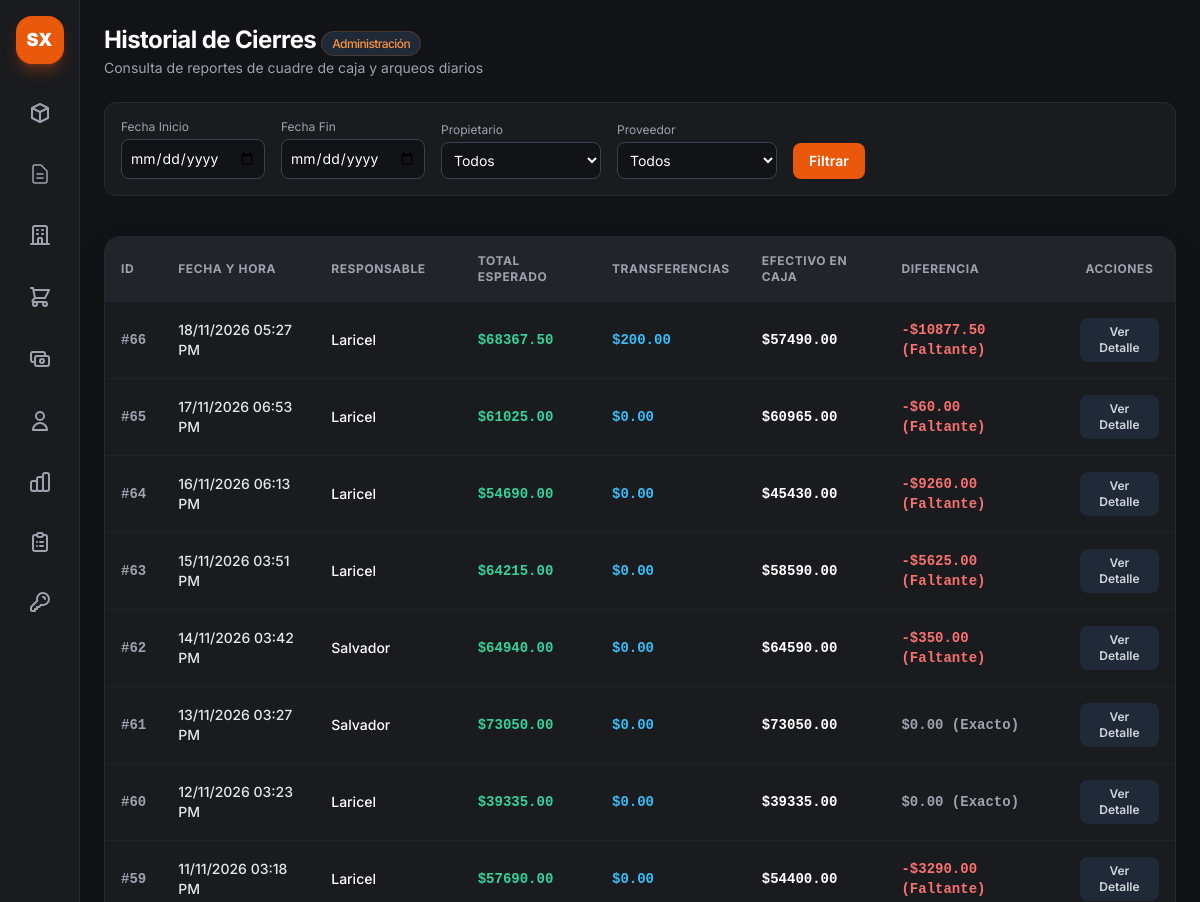
The app's page /admin/cierres (signed in, upper part), older data.
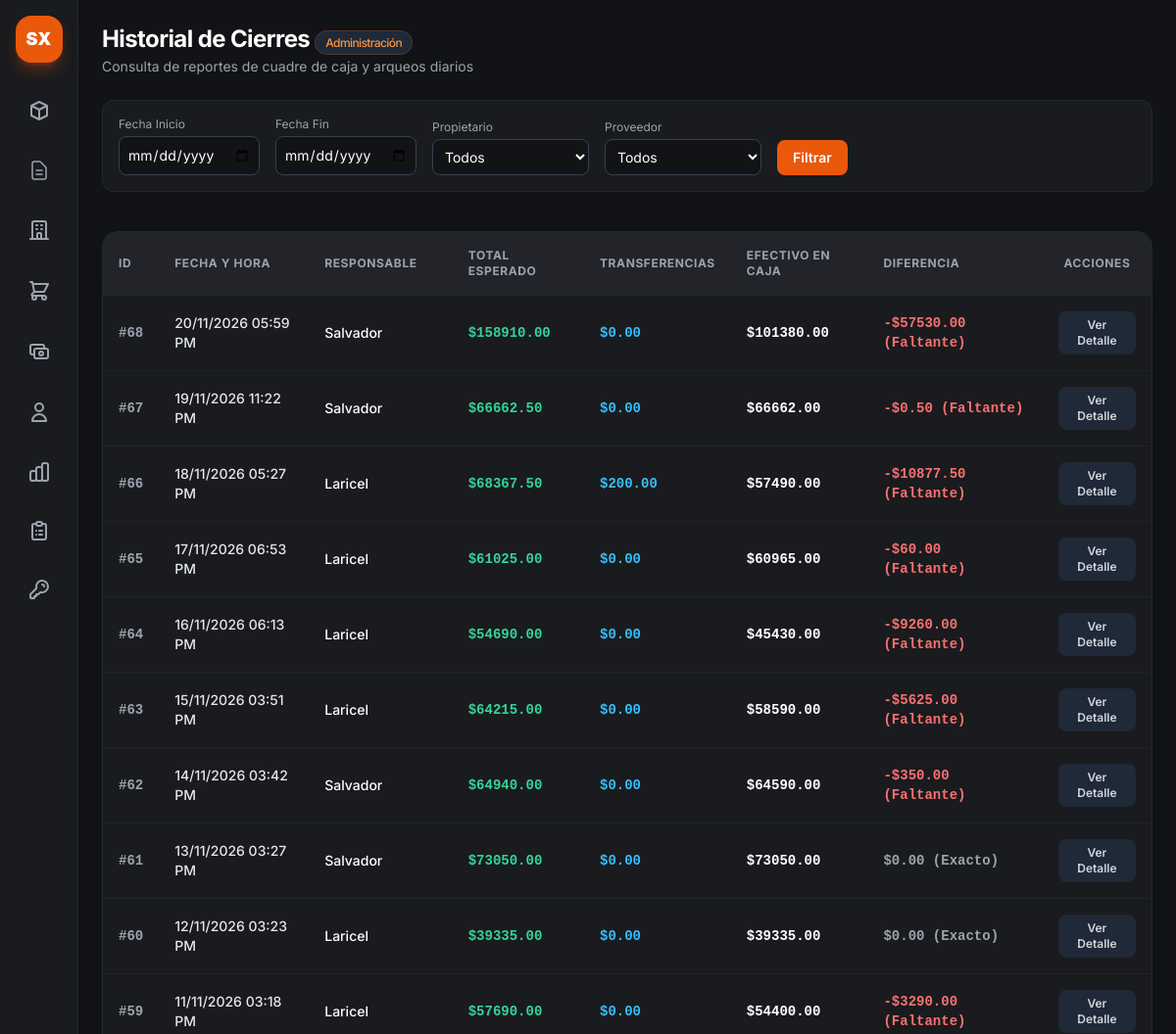
The same page, newer data.
### app.py (models this page shows)
class CierreDia(db.Model):
    __tablename__ = 'cierres_dia'
    id = db.Column(db.Integer, primary_key=True)
    fecha = db.Column(db.DateTime, default=datetime.utcnow)
    usuario_id = db.Column(db.Integer, db.ForeignKey('usuarios.id'), nullable=True)
    usuario_nombre = db.Column(db.String(100), nullable=False)
    total_esperado = db.Column(db.Float, default=0.0)
    efectivo_caja = db.Column(db.Float, default=0.0)
    total_transferencias = db.Column(db.Float, default=0.0)
    total_deudas = db.Column(db.Float, default=0.0)
    diferencia = db.Column(db.Float, default=0.0)
    observaciones = db.Column(db.Text, nullable=True)  # <-- NUEVO CAMPO
    detalles = db.relationship('DetalleCierre', backref='cierre', lazy=True)
    deudas = db.relationship('DeudaCierre', backref='cierre', lazy=True)
    usuario = db.relationship('Usuario', backref='cierres_dia')

### app.py (the view, shortened to what this page needs)
@app.route('/admin/cierres')
def vista_reporte_cierres():
  if 'user' not in session or session.get('rol') != 'admin':
    return redirect(url_for('login'))
  fecha_inicio_str = request.args.get('fecha_inicio')
  fecha_fin_str = request.args.get('fecha_fin')
  propietario_id = request.args.get('propietario_id')
  proveedor_id = request.args.get('proveedor_id')
  query = CierreDia.query
  cierres = query.distinct().order_by(CierreDia.fecha.desc()).all()
  resumen = {
      'total_esperado': 0,
      'total_transferencias': 0,
      'efectivo_caja': 0,
      'total_deudas': 0,
      'diferencia': 0,
      'subtotal_filtrado': 0,
      'costo_filtrado': 0,
      'ganancia_filtrada': 0,
      'productos': {},
  }
  for c in cierres:
    resumen['total_esperado'] += c.total_esperado
    resumen['total_transferencias'] += c.total_transferencias
    resumen['efectivo_caja'] += c.efectivo_caja
    resumen['total_deudas'] += c.total_deudas
    resumen['diferencia'] += c.diferencia
    for d in c.detalles:
      d_prop_id = getattr(d, 'propietario_id', None) or (
          d.producto.propietario_id if d.producto else None
      )
      d_prov_id = getattr(d, 'proveedor_id', None) or (
          d.producto.proveedor_id if d.producto else None
      )
      if propietario_id and str(d_prop_id) != str(propietario_id):
        continue
      if proveedor_id and str(d_prov_id) != str(proveedor_id):
        continue
      precio_costo_unitario = (
          d.precio_costo
          if (hasattr(d, 'precio_costo') and d.precio_costo and d.precio_costo > 0)
          else (d.producto.precio_costo if d.producto else 0.0)
      )
      precio_venta_unitario = (
          d.precio_venta
          if (hasattr(d, 'precio_venta') and d.precio_venta is not None)
          else (d.producto.precio_venta if d.producto else 0.0)
      )
      costo_total_item = d.vendidos * precio_costo_unitario
      ganancia_item = d.subtotal - costo_total_item
      nombre = d.nombre_producto
      if nombre not in resumen['productos']:
        resumen['productos'][nombre] = {
            'vendidos': 0,
            'subtotal': 0.0,
            'costo': 0.0,
            'ganancia': 0.0,
            'precio_costo': precio_costo_unitario,
            'precio_venta': precio_venta_unitario,
        }
      resumen['productos'][nombre]['vendidos'] += d.vendidos
      resumen['productos'][nombre]['subtotal'] += d.subtotal
      resumen['productos'][nombre]['costo'] += costo_total_item
      resumen['productos'][nombre]['ganancia'] += ganancia_item
      if resumen['productos'][nombre]['vendidos'] > 0:
        resumen['productos'][nombre]['precio_venta'] = (
            resumen['productos'][nombre]['subtotal']
            / resumen['productos'][nombre]['vendidos']
        )
      resumen['subtotal_filtrado'] += d.subtotal
      resumen['costo_filtrado'] += costo_total_item
      resumen['ganancia_filtrada'] += ganancia_item
  propietarios_list = Propietario.query.all()
  proveedores_list = Proveedor.query.all()
  proveedor_seleccionado = None
  whatsapp_url = ''
  return render_template(
      'admin_cierres.html',
      cierres=cierres,
      resumen=resumen,
      fecha_inicio=fecha_inicio_str,
      fecha_fin=fecha_fin_str,
      propietario_id=propietario_id,
      proveedor_id=proveedor_id,
      propietarios=propietarios_list,
      proveedores=proveedores_list,
      whatsapp_url=whatsapp_url,
  )

### app.py (called while the page is built)
@app.context_processor
def inject_today():
    return {'hoy': date.today()}

### templates/admin_cierres.html (shortened to what this page needs)
{% extends "base.html" %}
{% block content %}
<main class="flex-1 flex flex-col min-w-0 overflow-y-auto">
    <header class="p-6 pb-2 flex flex-col sm:flex-row sm:items-center justify-between gap-4">
        <div>
            <h1 class="text-2xl font-bold text-white tracking-tight">Historial de Cierres <span
                    class="text-xs font-medium px-2.5 py-1 rounded-full bg-gray-800 text-orange-400 border border-orange-500/20">Administración</span></h1>
            <p class="text-sm text-gray-400 mt-0.5">Consulta de reportes de cuadre de caja y arqueos diarios</p>
        </div>
    </header>
<section class="px-6 py-4">
    <form method="GET" action="{{ url_for('vista_reporte_cierres') }}" class="flex flex-wrap gap-4 items-end bg-[#1a1b1e] p-4 rounded-xl border border-gray-800">
        <div class="flex flex-col">
            <label class="text-xs text-gray-400 mb-1">Fecha Inicio</label>
            <input type="date" name="fecha_inicio" value="{{ fecha_inicio or '' }}" class="bg-[#121316] text-white border border-gray-700 rounded-lg p-2 text-sm focus:border-orange-500 outline-none">
        </div>
        <div class="flex flex-col">
            <label class="text-xs text-gray-400 mb-1">Fecha Fin</label>
            <input type="date" name="fecha_fin" value="{{ fecha_fin or '' }}" class="bg-[#121316] text-white border border-gray-700 rounded-lg p-2 text-sm focus:border-orange-500 outline-none">
        </div>
        <div class="flex flex-col">
            <label class="text-xs text-gray-400 mb-1">Propietario</label>
            <select name="propietario_id" class="bg-[#121316] text-white border border-gray-700 rounded-lg p-2 text-sm focus:border-orange-500 outline-none w-32 md:w-40">
                <option value="">Todos</option>
            </select>
        </div>
        <div class="flex flex-col">
            <label class="text-xs text-gray-400 mb-1">Proveedor</label>
            <select name="proveedor_id" class="bg-[#121316] text-white border border-gray-700 rounded-lg p-2 text-sm focus:border-orange-500 outline-none w-32 md:w-40">
                <option value="">Todos</option>
            </select>
        </div>
        <div class="flex gap-2 w-full sm:w-auto mt-2 sm:mt-0">
            <button type="submit" class="px-4 py-2 bg-orange-600 hover:bg-orange-500 text-white rounded-lg text-sm font-semibold transition">Filtrar</button>
        </div>
    </form>
</section>
    <section class="p-6 flex-1">
        <div class="bg-[#1a1b1e] border border-gray-800 rounded-2xl overflow-hidden shadow-2xl">
            <div class="overflow-x-auto">
                <table class="w-full text-left border-collapse">
                    <thead>
                        <tr class="border-b border-gray-800 text-xs font-semibold text-gray-400 uppercase tracking-wider bg-[#222429]">
                            <th class="p-4">ID</th>
                            <th class="p-4">Fecha y Hora</th>
                            <th class="p-4">Responsable</th>
                            <th class="p-4">Total Esperado</th>
                            <th class="p-4">Transferencias</th>
                            <th class="p-4">Efectivo en Caja</th>
                            <th class="p-4">Diferencia</th>
                            <th class="p-4 text-center">Acciones</th>
                        </tr>
                    </thead>
                    <tbody class="divide-y divide-gray-800/60 text-sm">
                        {% for c in cierres %}
                        <tr class="hover:bg-gray-800/30 transition-colors">
                            <td class="p-4 font-mono font-bold text-gray-400">#{{ c.id }}</td>
                            <td class="p-4 text-gray-200 font-medium">{{ c.fecha.strftime('%d/%m/%Y %I:%M %p') }}</td>
                            <td class="p-4 text-white font-medium">{{ c.usuario_nombre }}</td>
                            <td class="p-4 text-emerald-400 font-mono font-bold">${{ "%.2f"|format(c.total_esperado) }}</td>
                            <td class="p-4 text-sky-400 font-mono font-bold">${{ "%.2f"|format(c.total_transferencias or 0.0) }}</td>
                            <td class="p-4 text-white font-mono font-bold">${{ "%.2f"|format(c.efectivo_caja) }}</td>
                            <td class="p-4 font-mono font-bold">
                                {% if c.diferencia < 0 %}
                                    <span class="text-red-400">-${{ "%.2f"|format(c.diferencia|abs) }} (Faltante)</span>
                                {% elif c.diferencia > 0 %}
                                    <span class="text-blue-400">+${{ "%.2f"|format(c.diferencia) }} (Sobrante)</span>
                                {% else %}
                                    <span class="text-gray-400">$0.00 (Exacto)</span>
                                {% endif %}
                            </td>
                            <td class="p-4 text-center">
                                <button onclick="verDetalleCierre({{ c.id }})"
                                    class="px-3 py-1.5 bg-gray-800 hover:bg-orange-500 text-gray-300 hover:text-white rounded-lg text-xs font-semibold transition">
                                    Ver Detalle
                                </button>
                            </td>
                        </tr>
                        {% else %}
                        <tr>
                            <td colspan="8" class="p-8 text-center text-gray-500">No hay cierres registrados.</td>
                        </tr>
                        {% endfor %}
                    </tbody>
                </table>
            </div>
        </div>
    </section>
</main>
{% endblock %}

### templates/base.html (shortened to what this page needs)
<!DOCTYPE html>
<html lang="es" class="h-full bg-[#121316]">
<head>
    <script src="https://cdn.tailwindcss.com"></script>
    <link rel="stylesheet" href="/static/css/style.css">
</head>
<body class="h-full bg-[#121316] text-gray-200 flex overflow-hidden">
    <aside
        class="w-16 md:w-20 bg-[#1a1b1e] border-r border-gray-800 flex flex-col items-center py-4 justify-between h-screen shrink-0 z-40">
        <div class="flex flex-col items-center gap-6 w-full">
            <div
                class="w-10 h-10 md:w-12 md:h-12 bg-orange-600 rounded-2xl flex items-center justify-center font-black text-white text-lg shadow-lg shadow-orange-600/30">
                SX
            </div>
            <nav class="flex flex-col gap-3 w-full px-2">
                <a href="{{ url_for('vista_admin') }}" title="Almacenes"
                    class="p-3 rounded-2xl flex items-center justify-center transition-all border {{ 'bg-orange-600/10 border-orange-500/30 text-orange-500' if request.endpoint == 'vista_admin' else 'border-transparent text-gray-400 hover:text-white hover:bg-gray-800' }}">
                    <svg class="w-6 h-6" fill="none" stroke="currentColor" viewBox="0 0 24 24">
                        <path stroke-linecap="round" stroke-linejoin="round" stroke-width="2"
                            d="M20 7l-8-4-8 4m16 0l-8 4m8-4v10l-8 4m0-10L4 7m8 4v10M4 7v10l8 4"></path>
                    </svg>
                </a>
                <a href="{{ url_for('vista_reporte_cierres') }}" title="Reportes de Cierre"
                    class="flex items-center justify-center p-3 text-gray-400 hover:text-white hover:bg-gray-800/60 rounded-xl transition">
                    <svg class="w-6 h-6 stroke-[1.5]" fill="none" stroke="currentColor" viewBox="0 0 24 24">
                        <path stroke-linecap="round" stroke-linejoin="round"
                            d="M9 12h6m-6 4h6m2 5H7a2 2 0 01-2-2V5a2 2 0 012-2h5.586a1 1 0 01.707.293l5.414 5.414a1 1 0 01.293.707V19a2 2 0 01-2 2z" />
                    </svg>
                </a>
                <a href="{{ url_for('vista_gestion_entidades') }}" title="Almacenes y Proveedores"
                    class="p-3 rounded-2xl flex items-center justify-center transition-all border {{ 'bg-orange-600/10 border-orange-500/30 text-orange-500' if request.endpoint == 'vista_gestion_entidades' else 'border-transparent text-gray-400 hover:text-white hover:bg-gray-800' }}">
                    <svg class="w-6 h-6" fill="none" stroke="currentColor" viewBox="0 0 24 24">
                        <path stroke-linecap="round" stroke-linejoin="round" stroke-width="2"
                            d="M19 21V5a2 2 0 00-2-2H7a2 2 0 00-2 2v16m14 0h2m-2 0h-5m-9 0H3m2 0h5M9 7h1m-1 4h1m4-4h1m-1 4h1m-5 10v-5a1 1 0 011-1h2a1 1 0 011 1v5m-4 0h4" />
                    </svg>
                </a>
                <a href="{{ url_for('compras.vista_compras') }}" title="Cálculo de Compras"
                    class="p-3 rounded-2xl flex items-center justify-center transition-all border {{ 'bg-orange-600/10 border-orange-500/30 text-orange-500' if request.endpoint == 'compras.vista_compras' else 'border-transparent text-gray-400 hover:text-white hover:bg-gray-800' }}">
                    <svg class="w-6 h-6" fill="none" stroke="currentColor" viewBox="0 0 24 24">
                        <path stroke-linecap="round" stroke-linejoin="round" stroke-width="2"
                            d="M3 3h2l.4 2M7 13h10l4-8H5.4M7 13L5.4 5M7 13l-2.293 2.293c-.63.63-.184 1.707.707 1.707H17m0 0a2 2 0 100 4 2 2 0 000-4zm-8 2a2 2 0 11-4 0 2 2 0 014 0z" />
                    </svg>
                </a>
                <a href="{{ url_for('cuentas_por_pagar') }}" title="Cuentas por Pagar"
                    class="p-3 rounded-2xl flex items-center justify-center transition-all border {{ 'bg-orange-600/10 border-orange-500/30 text-orange-500' if request.endpoint == 'cuentas_por_pagar' else 'border-transparent text-gray-400 hover:text-white hover:bg-gray-800' }}">
                    <svg class="w-6 h-6" fill="none" stroke="currentColor" viewBox="0 0 24 24">
                        <path stroke-linecap="round" stroke-linejoin="round" stroke-width="2"
                            d="M17 9V7a2 2 0 00-2-2H5a2 2 0 00-2 2v6a2 2 0 002 2h2m2 4h10a2 2 0 002-2v-6a2 2 0 00-2-2H9a2 2 0 00-2 2v6a2 2 0 002 2zm7-5a2 2 0 11-4 0 2 2 0 014 0z">
                        </path>
                    </svg>
                </a>
                <a href="/admin/usuarios" title="Usuarios"
                    class="p-3 rounded-2xl flex items-center justify-center transition-all border border-transparent text-gray-400 hover:text-white hover:bg-gray-800">
                    <svg class="w-6 h-6" fill="none" stroke="currentColor" viewBox="0 0 24 24">
                        <path stroke-linecap="round" stroke-linejoin="round" stroke-width="2"
                            d="M16 7a4 4 0 11-8 0 4 4 0 018 0zM12 14a7 7 0 00-7 7h14a7 7 0 00-7-7z"></path>
                    </svg>
                </a>
                <a href="{{ url_for('vista_balance') }}" title="Balance y Patrimonio"
                    class="p-3 text-gray-400 hover:text-orange-400 hover:bg-gray-800/50 rounded-xl transition flex items-center justify-center group">
                </a>
                <a href="{{ url_for('vista_deudas') }}" title="Deudas y Fiados"
                    class="p-3 text-gray-400 hover:text-orange-400 hover:bg-gray-800/50 rounded-xl transition flex items-center justify-center group">
                </a>
                <button onclick="abrirModalMiPassword()" title="Cambiar mi Contraseña"
                    class="p-3 text-gray-400 hover:text-orange-400 hover:bg-gray-800/50 rounded-xl transition flex items-center justify-center group w-full">
                    <svg class="w-6 h-6 transition group-hover:scale-110" fill="none" stroke="currentColor" viewBox="0 0 24 24">
                        <path stroke-linecap="round" stroke-linejoin="round" stroke-width="2"
                            d="M15 7a2 2 0 012 2m4 0a6 6 0 01-7.743 5.743L11 17H9v2H7v2H4a1 1 0 01-1-1v-2.586a1 1 0 01.293-.707l5.964-5.964A6 6 0 1121 9z" />
                    </svg>
                </button>
            </nav>
        </div>
    </aside>
    <main class="flex-1 overflow-y-auto h-screen flex flex-col">
        {% block content %}{% endblock %}
    </main>
</body>
</html>

### static/css/style.css (style rules this page uses)
body { font-family: 'Inter', sans-serif; }

Row changes from the older to the newer data that the page shows:
added CierreDia: id "68", fecha "20/11/2026 05:59 PM", usuario_nombre "Salvador", total_esperado "158910.00", total_transferencias "0.00", efectivo_caja "101380.00", diferencia|abs "57530.00"
added CierreDia: id "67", fecha "19/11/2026 11:22 PM", usuario_nombre "Salvador", total_esperado "66662.50", total_transferencias "0.00", efectivo_caja "66662.00", diferencia|abs "0.50"
